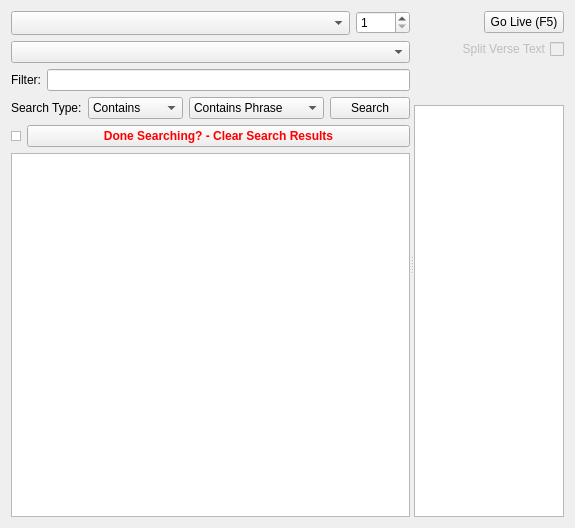
<?xml version="1.0" encoding="UTF-8"?>
<ui version="4.0">
 <class>SongWidget</class>
 <widget class="QWidget" name="SongWidget">
  <property name="geometry">
   <rect>
    <x>0</x>
    <y>0</y>
    <width>575</width>
    <height>528</height>
   </rect>
  </property>
  <property name="sizePolicy">
   <sizepolicy hsizetype="Preferred" vsizetype="Preferred">
    <horstretch>0</horstretch>
    <verstretch>0</verstretch>
   </sizepolicy>
  </property>
  <property name="minimumSize">
   <size>
    <width>400</width>
    <height>0</height>
   </size>
  </property>
  <property name="windowTitle">
   <string>Form</string>
  </property>
  <layout class="QHBoxLayout" name="horizontalLayout_6">
   <item>
    <widget class="QSplitter" name="splitter">
     <property name="orientation">
      <enum>Qt::Horizontal</enum>
     </property>
     <property name="childrenCollapsible">
      <bool>false</bool>
     </property>
     <widget class="QWidget" name="layoutWidget">
      <layout class="QVBoxLayout" name="verticalLayout">
       <item>
        <layout class="QHBoxLayout" name="horizontalLayout_4" stretch="10,0">
         <item>
          <widget class="QComboBox" name="songbook_menu">
           <property name="toolTip">
            <string>Use this menu to show only songs beloning to a particular Songbook</string>
           </property>
           <property name="statusTip">
            <string>Select Songbook to use</string>
           </property>
           <property name="sizeAdjustPolicy">
            <enum>QComboBox::AdjustToMinimumContentsLengthWithIcon</enum>
           </property>
           <property name="duplicatesEnabled">
            <bool>true</bool>
           </property>
          </widget>
         </item>
         <item>
          <widget class="QSpinBox" name="song_num_spinbox">
           <property name="toolTip">
            <string>Selects a song by the number in the selected Songbook</string>
           </property>
           <property name="minimum">
            <number>1</number>
           </property>
           <property name="maximum">
            <number>2800</number>
           </property>
           <property name="value">
            <number>1</number>
           </property>
          </widget>
         </item>
        </layout>
       </item>
       <item>
        <widget class="QComboBox" name="comboBoxCategory"/>
       </item>
       <item>
        <layout class="QHBoxLayout" name="horizontalLayout_3">
         <item>
          <widget class="QLabel" name="labelFilter">
           <property name="text">
            <string>Filter:</string>
           </property>
           <property name="alignment">
            <set>Qt::AlignRight|Qt::AlignTrailing|Qt::AlignVCenter</set>
           </property>
          </widget>
         </item>
         <item>
          <widget class="QLineEdit" name="lineEditSearch">
           <property name="enabled">
            <bool>true</bool>
           </property>
           <property name="minimumSize">
            <size>
             <width>125</width>
             <height>0</height>
            </size>
           </property>
           <property name="toolTip">
            <string>Use this field to limit the display of the songs to only the ones that contain the specified text in the song title or song number</string>
           </property>
          </widget>
         </item>
        </layout>
       </item>
       <item>
        <layout class="QHBoxLayout" name="horizontalLayout_5">
         <item>
          <widget class="QLabel" name="labelSearchType">
           <property name="text">
            <string>Search Type:</string>
           </property>
          </widget>
         </item>
         <item>
          <widget class="QComboBox" name="comboBoxFilterType">
           <property name="sizePolicy">
            <sizepolicy hsizetype="MinimumExpanding" vsizetype="Fixed">
             <horstretch>0</horstretch>
             <verstretch>0</verstretch>
            </sizepolicy>
           </property>
           <item>
            <property name="text">
             <string>Contains</string>
            </property>
           </item>
           <item>
            <property name="text">
             <string>Begins</string>
            </property>
           </item>
           <item>
            <property name="text">
             <string>Exact Match</string>
            </property>
           </item>
          </widget>
         </item>
         <item>
          <widget class="QComboBox" name="comboBoxSearchType">
           <property name="sizePolicy">
            <sizepolicy hsizetype="MinimumExpanding" vsizetype="Fixed">
             <horstretch>0</horstretch>
             <verstretch>0</verstretch>
            </sizepolicy>
           </property>
           <item>
            <property name="text">
             <string>Contains Phrase</string>
            </property>
           </item>
           <item>
            <property name="text">
             <string>Contains Word Phrase</string>
            </property>
           </item>
           <item>
            <property name="text">
             <string>Line Begins</string>
            </property>
           </item>
           <item>
            <property name="text">
             <string>Contains Any Word</string>
            </property>
           </item>
           <item>
            <property name="text">
             <string>Contains All Words</string>
            </property>
           </item>
          </widget>
         </item>
         <item>
          <widget class="QPushButton" name="pushButtonSearch">
           <property name="text">
            <string>Search</string>
           </property>
           <property name="icon">
            <iconset resource="../softprojector.qrc">
             <normaloff>:/icons/icons/search.png</normaloff>:/icons/icons/search.png</iconset>
           </property>
           <property name="shortcut">
            <string>Return</string>
           </property>
          </widget>
         </item>
        </layout>
       </item>
       <item>
        <layout class="QHBoxLayout" name="horizontalLayout_7">
         <item>
          <widget class="QListWidget" name="listWidgetDummy">
           <property name="maximumSize">
            <size>
             <width>10</width>
             <height>10</height>
            </size>
           </property>
           <property name="alternatingRowColors">
            <bool>true</bool>
           </property>
           <property name="spacing">
            <number>5</number>
           </property>
          </widget>
         </item>
         <item>
          <widget class="QPushButton" name="pushButtonClearResults">
           <property name="palette">
            <palette>
             <active>
              <colorrole role="ButtonText">
               <brush brushstyle="SolidPattern">
                <color alpha="255">
                 <red>255</red>
                 <green>0</green>
                 <blue>0</blue>
                </color>
               </brush>
              </colorrole>
             </active>
             <inactive>
              <colorrole role="ButtonText">
               <brush brushstyle="SolidPattern">
                <color alpha="255">
                 <red>255</red>
                 <green>0</green>
                 <blue>0</blue>
                </color>
               </brush>
              </colorrole>
             </inactive>
             <disabled>
              <colorrole role="ButtonText">
               <brush brushstyle="SolidPattern">
                <color alpha="255">
                 <red>120</red>
                 <green>120</green>
                 <blue>120</blue>
                </color>
               </brush>
              </colorrole>
             </disabled>
            </palette>
           </property>
           <property name="font">
            <font>
             <weight>75</weight>
             <bold>true</bold>
            </font>
           </property>
           <property name="text">
            <string>Done Searching? - Clear Search Results</string>
           </property>
          </widget>
         </item>
        </layout>
       </item>
       <item>
        <widget class="QTableView" name="songs_view">
         <property name="selectionMode">
          <enum>QAbstractItemView::SingleSelection</enum>
         </property>
         <property name="selectionBehavior">
          <enum>QAbstractItemView::SelectRows</enum>
         </property>
         <property name="sortingEnabled">
          <bool>true</bool>
         </property>
         <attribute name="horizontalHeaderStretchLastSection">
          <bool>true</bool>
         </attribute>
         <attribute name="verticalHeaderVisible">
          <bool>false</bool>
         </attribute>
         <attribute name="verticalHeaderDefaultSectionSize">
          <number>20</number>
         </attribute>
        </widget>
       </item>
      </layout>
     </widget>
     <widget class="QWidget" name="layoutWidget1">
      <layout class="QVBoxLayout" name="verticalLayout_2">
       <item>
        <layout class="QHBoxLayout" name="horizontalLayout_2" stretch="0,0">
         <item>
          <spacer name="horizontalSpacer_3">
           <property name="orientation">
            <enum>Qt::Horizontal</enum>
           </property>
           <property name="sizeHint" stdset="0">
            <size>
             <width>40</width>
             <height>20</height>
            </size>
           </property>
          </spacer>
         </item>
         <item>
          <widget class="QPushButton" name="btnLive">
           <property name="toolTip">
            <string>Quickly display the selected song on the screen without adding it to playlist first</string>
           </property>
           <property name="text">
            <string>Go Live (F5)</string>
           </property>
           <property name="icon">
            <iconset resource="../softprojector.qrc">
             <normaloff>:/icons/icons/go_live.png</normaloff>:/icons/icons/go_live.png</iconset>
           </property>
           <property name="shortcut">
            <string>F5</string>
           </property>
          </widget>
         </item>
        </layout>
       </item>
       <item>
        <widget class="QCheckBox" name="enableSplitVerseCheckBox">
         <property name="enabled">
          <bool>false</bool>
         </property>
         <property name="layoutDirection">
          <enum>Qt::RightToLeft</enum>
         </property>
         <property name="text">
          <string>Split Verse Text</string>
         </property>
        </widget>
       </item>
       <item>
        <widget class="QLabel" name="preview_label"/>
       </item>
       <item>
        <widget class="QLabel" name="label_notes">
         <property name="palette">
          <palette>
           <active>
            <colorrole role="WindowText">
             <brush brushstyle="SolidPattern">
              <color alpha="255">
               <red>255</red>
               <green>0</green>
               <blue>4</blue>
              </color>
             </brush>
            </colorrole>
           </active>
           <inactive>
            <colorrole role="WindowText">
             <brush brushstyle="SolidPattern">
              <color alpha="255">
               <red>255</red>
               <green>0</green>
               <blue>4</blue>
              </color>
             </brush>
            </colorrole>
           </inactive>
           <disabled>
            <colorrole role="WindowText">
             <brush brushstyle="SolidPattern">
              <color alpha="255">
               <red>120</red>
               <green>120</green>
               <blue>120</blue>
              </color>
             </brush>
            </colorrole>
           </disabled>
          </palette>
         </property>
         <property name="font">
          <font>
           <weight>75</weight>
           <bold>true</bold>
          </font>
         </property>
         <property name="text">
          <string/>
         </property>
         <property name="wordWrap">
          <bool>true</bool>
         </property>
        </widget>
       </item>
       <item>
        <widget class="QListWidget" name="listPreview">
         <property name="minimumSize">
          <size>
           <width>150</width>
           <height>0</height>
          </size>
         </property>
         <property name="alternatingRowColors">
          <bool>true</bool>
         </property>
         <property name="spacing">
          <number>5</number>
         </property>
        </widget>
       </item>
      </layout>
     </widget>
    </widget>
   </item>
  </layout>
 </widget>
 <tabstops>
  <tabstop>songbook_menu</tabstop>
  <tabstop>song_num_spinbox</tabstop>
  <tabstop>comboBoxCategory</tabstop>
  <tabstop>lineEditSearch</tabstop>
  <tabstop>comboBoxSearchType</tabstop>
  <tabstop>pushButtonSearch</tabstop>
  <tabstop>listWidgetDummy</tabstop>
  <tabstop>pushButtonClearResults</tabstop>
  <tabstop>songs_view</tabstop>
  <tabstop>listPreview</tabstop>
  <tabstop>btnLive</tabstop>
 </tabstops>
 <resources>
  <include location="../softprojector.qrc"/>
 </resources>
 <connections/>
</ui>
